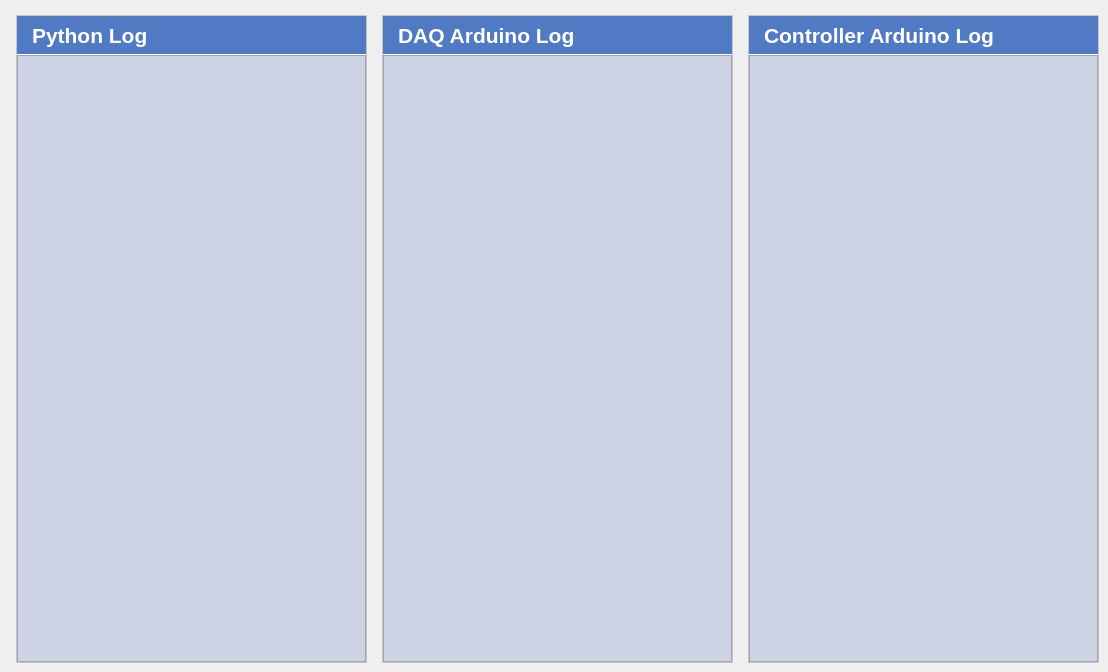
    <widget class="QWidget" name="page_logs">
     <widget class="QFrame" name="logs_python_log_frame">
      <property name="geometry">
       <rect>
        <x>16</x>
        <y>15</y>
        <width>351</width>
        <height>648</height>
       </rect>
      </property>
      <property name="styleSheet">
       <string notr="true">background-color: rgb(255, 255, 255);</string>
      </property>
      <property name="frameShape">
       <enum>QFrame::StyledPanel</enum>
      </property>
      <property name="frameShadow">
       <enum>QFrame::Raised</enum>
      </property>
      <widget class="QLabel" name="log_python_log_header">
       <property name="enabled">
        <bool>true</bool>
       </property>
       <property name="geometry">
        <rect>
         <x>1</x>
         <y>1</y>
         <width>349</width>
         <height>38</height>
        </rect>
       </property>
       <property name="font">
        <font>
         <pointsize>16</pointsize>
         <weight>75</weight>
         <bold>true</bold>
        </font>
       </property>
       <property name="styleSheet">
        <string notr="true"> background-color: rgb(80, 122, 196); color: rgb(255, 255, 255); border: 0px;</string>
       </property>
       <property name="text">
        <string>Python Log</string>
       </property>
       <property name="alignment">
        <set>Qt::AlignLeading|Qt::AlignLeft|Qt::AlignVCenter</set>
       </property>
       <property name="indent">
        <number>15</number>
       </property>
      </widget>
      <widget class="QTextBrowser" name="logs_python_log">
       <property name="geometry">
        <rect>
         <x>1</x>
         <y>40</y>
         <width>349</width>
         <height>607</height>
        </rect>
       </property>
       <property name="styleSheet">
        <string notr="true">background-color: rgb(206, 211, 230);</string>
       </property>
       <property name="html">
        <string>&lt;!DOCTYPE HTML PUBLIC &quot;-//W3C//DTD HTML 4.0//EN&quot; &quot;http://www.w3.org/TR/REC-html40/strict.dtd&quot;&gt;
&lt;html&gt;&lt;head&gt;&lt;meta name=&quot;qrichtext&quot; content=&quot;1&quot; /&gt;&lt;style type=&quot;text/css&quot;&gt;
p, li { white-space: pre-wrap; }
&lt;/style&gt;&lt;/head&gt;&lt;body style=&quot; font-family:'MS Shell Dlg 2'; font-size:8.25pt; font-weight:400; font-style:normal;&quot;&gt;
&lt;p style=&quot;-qt-paragraph-type:empty; margin-top:0px; margin-bottom:0px; margin-left:0px; margin-right:0px; -qt-block-indent:0; text-indent:0px;&quot;&gt;&lt;br /&gt;&lt;/p&gt;&lt;/body&gt;&lt;/html&gt;</string>
       </property>
      </widget>
     </widget>
     <widget class="QFrame" name="logs_daq_log_frame">
      <property name="geometry">
       <rect>
        <x>382</x>
        <y>15</y>
        <width>351</width>
        <height>648</height>
       </rect>
      </property>
      <property name="styleSheet">
       <string notr="true">background-color: rgb(255, 255, 255);</string>
      </property>
      <property name="frameShape">
       <enum>QFrame::StyledPanel</enum>
      </property>
      <property name="frameShadow">
       <enum>QFrame::Raised</enum>
      </property>
      <widget class="QLabel" name="log_daq_log_header">
       <property name="enabled">
        <bool>true</bool>
       </property>
       <property name="geometry">
        <rect>
         <x>1</x>
         <y>1</y>
         <width>349</width>
         <height>38</height>
        </rect>
       </property>
       <property name="font">
        <font>
         <pointsize>16</pointsize>
         <weight>75</weight>
         <bold>true</bold>
        </font>
       </property>
       <property name="styleSheet">
        <string notr="true"> background-color: rgb(80, 122, 196); color: rgb(255, 255, 255); border: 0px;</string>
       </property>
       <property name="text">
        <string>DAQ Arduino Log</string>
       </property>
       <property name="alignment">
        <set>Qt::AlignLeading|Qt::AlignLeft|Qt::AlignVCenter</set>
       </property>
       <property name="indent">
        <number>15</number>
       </property>
      </widget>
      <widget class="QTextBrowser" name="logs_daq_log">
       <property name="geometry">
        <rect>
         <x>1</x>
         <y>40</y>
         <width>349</width>
         <height>607</height>
        </rect>
       </property>
       <property name="styleSheet">
        <string notr="true">background-color: rgb(206, 211, 230);</string>
       </property>
       <property name="html">
        <string>&lt;!DOCTYPE HTML PUBLIC &quot;-//W3C//DTD HTML 4.0//EN&quot; &quot;http://www.w3.org/TR/REC-html40/strict.dtd&quot;&gt;
&lt;html&gt;&lt;head&gt;&lt;meta name=&quot;qrichtext&quot; content=&quot;1&quot; /&gt;&lt;style type=&quot;text/css&quot;&gt;
p, li { white-space: pre-wrap; }
&lt;/style&gt;&lt;/head&gt;&lt;body style=&quot; font-family:'MS Shell Dlg 2'; font-size:8.25pt; font-weight:400; font-style:normal;&quot;&gt;
&lt;p style=&quot;-qt-paragraph-type:empty; margin-top:0px; margin-bottom:0px; margin-left:0px; margin-right:0px; -qt-block-indent:0; text-indent:0px;&quot;&gt;&lt;br /&gt;&lt;/p&gt;&lt;/body&gt;&lt;/html&gt;</string>
       </property>
      </widget>
     </widget>
     <widget class="QFrame" name="logs_controller_log_frame">
      <property name="geometry">
       <rect>
        <x>748</x>
        <y>15</y>
        <width>351</width>
        <height>648</height>
       </rect>
      </property>
      <property name="styleSheet">
       <string notr="true">background-color: rgb(255, 255, 255);</string>
      </property>
      <property name="frameShape">
       <enum>QFrame::StyledPanel</enum>
      </property>
      <property name="frameShadow">
       <enum>QFrame::Raised</enum>
      </property>
      <widget class="QLabel" name="logs_controller_log_header">
       <property name="enabled">
        <bool>true</bool>
       </property>
       <property name="geometry">
        <rect>
         <x>1</x>
         <y>1</y>
         <width>349</width>
         <height>38</height>
        </rect>
       </property>
       <property name="font">
        <font>
         <pointsize>16</pointsize>
         <weight>75</weight>
         <bold>true</bold>
        </font>
       </property>
       <property name="styleSheet">
        <string notr="true"> background-color: rgb(80, 122, 196); color: rgb(255, 255, 255); border: 0px;</string>
       </property>
       <property name="text">
        <string>Controller Arduino Log</string>
       </property>
       <property name="alignment">
        <set>Qt::AlignLeading|Qt::AlignLeft|Qt::AlignVCenter</set>
       </property>
       <property name="indent">
        <number>15</number>
       </property>
      </widget>
      <widget class="QTextBrowser" name="logs_controller_log">
       <property name="geometry">
        <rect>
         <x>1</x>
         <y>40</y>
         <width>349</width>
         <height>607</height>
        </rect>
       </property>
       <property name="styleSheet">
        <string notr="true">background-color: rgb(206, 211, 230);</string>
       </property>
       <property name="html">
        <string>&lt;!DOCTYPE HTML PUBLIC &quot;-//W3C//DTD HTML 4.0//EN&quot; &quot;http://www.w3.org/TR/REC-html40/strict.dtd&quot;&gt;
&lt;html&gt;&lt;head&gt;&lt;meta name=&quot;qrichtext&quot; content=&quot;1&quot; /&gt;&lt;style type=&quot;text/css&quot;&gt;
p, li { white-space: pre-wrap; }
&lt;/style&gt;&lt;/head&gt;&lt;body style=&quot; font-family:'MS Shell Dlg 2'; font-size:8.25pt; font-weight:400; font-style:normal;&quot;&gt;
&lt;p style=&quot;-qt-paragraph-type:empty; margin-top:0px; margin-bottom:0px; margin-left:0px; margin-right:0px; -qt-block-indent:0; text-indent:0px;&quot;&gt;&lt;br /&gt;&lt;/p&gt;&lt;/body&gt;&lt;/html&gt;</string>
       </property>
      </widget>
     </widget>
    </widget>
